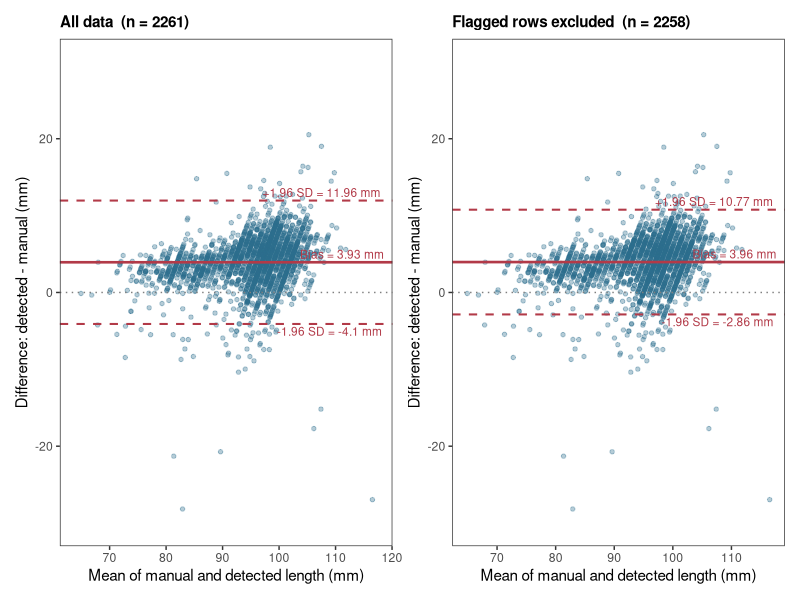
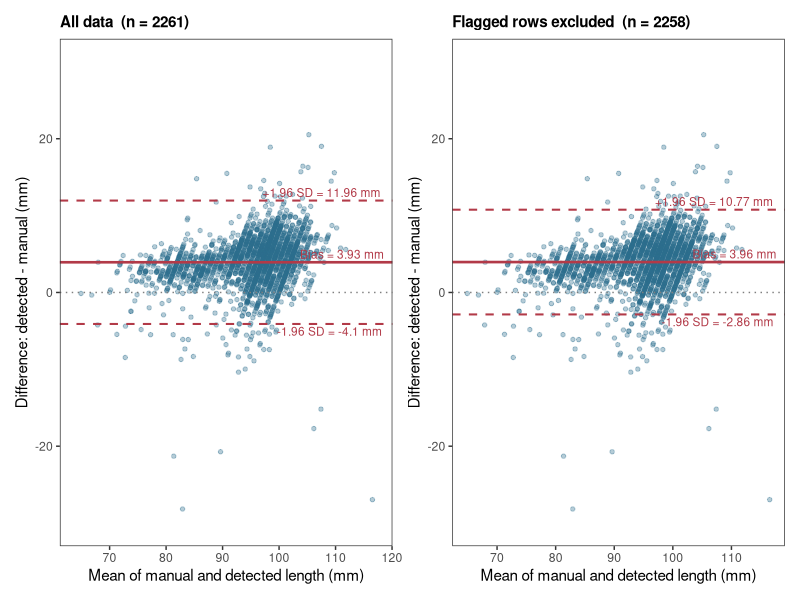

R code for these plots, in order:
# abalone_morphometrics — model performance assessment
# Input:  abalone_measurements.csv

library(readr)
library(dplyr)
library(ggplot2)
library(patchwork)   
library(here)

# Load and clean data
dat <- read.csv("ROI_measurements.csv", na.strings = c("", "NA")) |>
  mutate(
    manual_length_mm = as.numeric(manual_length_mm),
    length_mm = as.numeric(length_mm)
  ) |>
  filter(
    !is.na(manual_length_mm),
    !is.na(length_mm)
  ) |>
  rename(
    manual   = manual_length_mm,
    detected = length_mm,
  ) |>
  mutate(
    diff     = detected - manual,
    abs_err  = abs(diff),
    mean_val = (manual + detected) / 2,
  )

str(dat)

# Clean subset: flagged rows removed
dat_clean <- dat |>
               filter(is.na(check))
str(dat_clean)

# Metrics function
metrics <- function(d, label) {
  cat("\n──", label, "── n =", nrow(d), "\n")
  cat("  MAE  :", round(mean(d$abs_err), 3), "mm\n")
  cat("  RMSE :", round(sqrt(mean(d$diff^2)), 3), "mm\n")
  cat("  Bias :", round(mean(d$diff), 3), "mm  (Python - manual)\n")
  cat("  SD   :", round(sd(d$diff), 3), "mm\n")
  cat("  LoA  :", round(mean(d$diff) - 1.96 * sd(d$diff), 2),
      "to", round(mean(d$diff) + 1.96 * sd(d$diff), 2), "mm\n")
}

metrics(dat,       "All data")
metrics(dat_clean, "Flagged rows excluded")

# Bland-Altman plot function 
ba_plot <- function(d, title) {
  bias   <- mean(d$diff)
  sd_d   <- sd(d$diff)
  loa_lo <- bias - 1.96 * sd_d
  loa_hi <- bias + 1.96 * sd_d

  ggplot(d, aes(x = mean_val, y = diff)) +
    geom_point(alpha = 0.35, size = 1.2, colour = "#2C6E8E") +
    geom_hline(yintercept = bias,   colour = "#B23A48", linewidth = 0.9) +
    geom_hline(yintercept = loa_hi, colour = "#B23A48", linewidth = 0.7, linetype = "dashed") +
    geom_hline(yintercept = loa_lo, colour = "#B23A48", linewidth = 0.7, linetype = "dashed") +
    geom_hline(yintercept = 0,      colour = "grey50",  linewidth = 0.5, linetype = "dotted") +
    annotate("text", x = Inf, y = bias,   hjust = 1.1, vjust = -0.4,
             label = paste0("Bias = ", round(bias, 2), " mm"),   size = 3, colour = "#B23A48") +
    annotate("text", x = Inf, y = loa_hi, hjust = 1.1, vjust = -0.4,
             label = paste0("+1.96 SD = ", round(loa_hi, 2), " mm"), size = 3, colour = "#B23A48") +
    annotate("text", x = Inf, y = loa_lo, hjust = 1.1, vjust =  1.3,
             label = paste0("-1.96 SD = ", round(loa_lo, 2), " mm"), size = 3, colour = "#B23A48") +
    labs(title = title,
         x = "Mean of manual and detected length (mm)",
         y = "Difference: detected - manual (mm)") +
    coord_cartesian(ylim = c(-30, 30)) +
    theme_bw(base_size = 11) +
    theme(
    plot.title = element_text(size = 11, face = "bold"),
    panel.grid.major = element_blank(),
    panel.grid.minor = element_blank())
}

# Build and save plots 
p1 <- ba_plot(dat,       paste0("All data  (n = ", nrow(dat), ")"))
p2 <- ba_plot(dat_clean, paste0("Flagged rows excluded  (n = ", nrow(dat_clean), ")"))

combined <- p1 + p2 + plot_layout(ncol = 2)

combined # Print

ggsave(here("validation", "morphometrics","bland_altman_comparison.png"), combined, width = 12, height = 5, dpi = 300)

# Absolute error summary
print(quantile(dat$abs_err, probs = c(0, 0.25, 0.5, 0.75, 0.90, 0.95, 1)))

thresholds <- c(1, 2, 3, 5, 10, 15)
pct <- sapply(thresholds, function(t) mean(dat$abs_err <= t) * 100)
print(data.frame(threshold_mm = thresholds, within_pct = round(pct, 1)))
